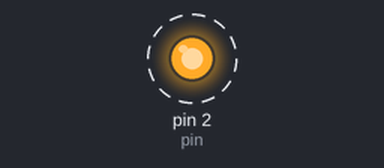
The sketch below on a simulated Arduino Uno, built with avr-gcc and run on an emulated ATmega328P. On the bench: output pins drawn as LEDs (lit = HIGH). Dashed ring = blinking.

Above: at 0.2 s.
Timing chart, 0 to 3.0 s (numbered marks = the images above):
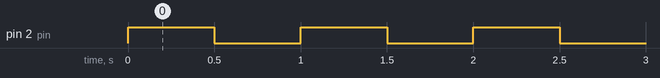

The sketch:

source.ino.ino
```cpp
unsigned int pin = 2, time = 500;

void setup(void)
{
  pinMode(pin, OUTPUT);
}

void loop(void)
{
  digitalWrite(pin, HIGH);
  delay(time);
  digitalWrite(pin ,LOW);
  delay(time);
}
```

Measured:
- by itself, pin 2 (pin): alternates HIGH for 0.50 s and LOW for 0.50 s
